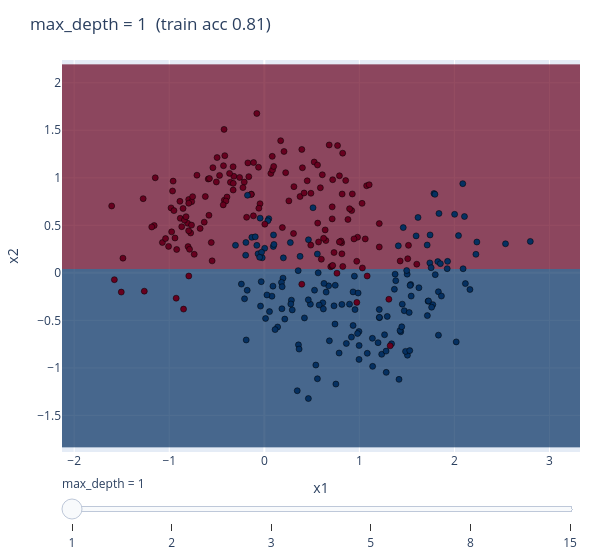

Write notebook code for a chart like this one.
### Markdown cell above
### インタラクティブ: 木の深さと決定境界(静的 HTML 可)

深さを上げると領域が細かく刻まれ、訓練データに食い込んでいきます(過学習)。

### Code cell
depths = [1, 2, 3, 5, 8, 15]
pad = 0.5
xs = np.linspace(X[:, 0].min() - pad, X[:, 0].max() + pad, 120)
ys = np.linspace(X[:, 1].min() - pad, X[:, 1].max() + pad, 120)
xx, yy = np.meshgrid(xs, ys)
grid = np.c_[xx.ravel(), yy.ravel()]
frames = []
for d in depths:
    clf = DecisionTreeClassifier(max_depth=d, random_state=0).fit(X, y)
    Z = clf.predict(grid).reshape(xx.shape)
    frames.append(go.Frame(name=str(d), data=[
        go.Heatmap(x=xs, y=ys, z=Z, colorscale="RdBu", showscale=False, opacity=0.7),
        go.Scatter(x=list(X[:, 0]), y=list(X[:, 1]), mode="markers",
                   marker={"color": list(map(int, y)), "colorscale": "RdBu",
                           "line": {"color": "black", "width": 0.5}, "size": 6}, showlegend=False),
    ], layout={"title": f"max_depth = {d}  (train acc {clf.score(X, y):.2f})"}))
fig = go.Figure(data=frames[0].data, frames=frames)
steps = [{"args": [[f.name], {"frame": {"duration": 0, "redraw": True}, "mode": "immediate"}],
          "label": f.name, "method": "animate"} for f in frames]
fig.update_layout(sliders=[{"steps": steps, "currentvalue": {"prefix": "max_depth = "}}],
                  title=frames[0].layout.title.text, width=600, height=560,
                  xaxis={"title": "x1"}, yaxis={"title": "x2", "scaleanchor": "x"},
                  margin={"l": 50, "r": 20, "t": 60, "b": 40})
fig.show()

### Figure 1 — Plotly figure (JSON) as saved in the notebook; plotly's stock layout.template omitted (floating-point values rounded to 4 significant figures; data arrays with more than 128 entries replaced by an {"elided": "..."} marker saying what was removed)
{"data": [{"colorscale": [[0.0, "rgb(103,0,31)"], [0.1, "rgb(178,24,43)"], [0.2, "rgb(214,96,77)"], [0.3, "rgb(244,165,130)"], [0.4, "rgb(253,219,199)"], [0.5, "rgb(247,247,247)"], [0.6, "rgb(209,229,240)"], [0.7, "rgb(146,197,222)"], [0.8, "rgb(67,147,195)"], [0.9, "rgb(33,102,172)"], [1.0, "rgb(5,48,97)"]], "opacity": 0.7, "showscale": false, "type": "heatmap", "x": [-2.106, -2.06, -2.015, -1.969, -1.924, -1.879, -1.833, -1.788, -1.742, -1.697, -1.652, -1.606, -1.561, -1.515, -1.47, -1.425, -1.379, -1.334, -1.288, -1.243, -1.197, -1.152, -1.107, -1.061, -1.016, -0.9704, -0.925, -0.8796, -0.8342, -0.7888, -0.7434, -0.698, -0.6526, -0.6072, -0.5618, -0.5163, -0.4709, -0.4255, -0.3801, -0.3347, -0.2893, -0.2439, -0.1985, -0.1531, -0.1077, -0.06226, -0.01685, 0.02856, 0.07397, 0.1194, 0.1648, 0.2102, 0.2556, 0.301, 0.3464, 0.3918, 0.4372, 0.4827, 0.5281, 0.5735, 0.6189, 0.6643, 0.7097, 0.7551, 0.8005, 0.8459, 0.8913, 0.9367, 0.9821, 1.028, 1.073, 1.118, 1.164, 1.209, 1.255, 1.3, 1.345, 1.391, 1.436, 1.482, 1.527, 1.572, 1.618, 1.663, 1.709, 1.754, 1.8, 1.845, 1.89, 1.936, 1.981, 2.027, 2.072, 2.117, 2.163, 2.208, 2.254, 2.299, 2.344, 2.39, 2.435, 2.481, 2.526, 2.571, 2.617, 2.662, 2.708, 2.753, 2.798, 2.844, 2.889, 2.935, 2.98, 3.026, 3.071, 3.116, 3.162, 3.207, 3.253, 3.298], "y": [-1.822, -1.788, -1.755, -1.721, -1.687, -1.654, -1.62, -1.587, -1.553, -1.519, -1.486, -1.452, -1.419, -1.385, -1.351, -1.318, -1.284, -1.251, -1.217, -1.183, -1.15, -1.116, -1.083, -1.049, -1.015, -0.9819, -0.9483, -0.9147, -0.8811, -0.8475, -0.8139, -0.7803, -0.7467, -0.7131, -0.6795, -0.6459, -0.6123, -0.5787, -0.5451, -0.5115, -0.4779, -0.4443, -0.4107, -0.3771, -0.3435, -0.3099, -0.2763, -0.2427, -0.2091, -0.1755, -0.1419, -0.1083, -0.07468, -0.04108, -0.007479, 0.02612, 0.05972, 0.09332, 0.1269, 0.1605, 0.1941, 0.2277, 0.2613, 0.2949, 0.3285, 0.3621, 0.3957, 0.4293, 0.4629, 0.4965, 0.5301, 0.5637, 0.5973, 0.6309, 0.6645, 0.6981, 0.7317, 0.7653, 0.7989, 0.8325, 0.8661, 0.8997, 0.9333, 0.9669, 1.001, 1.034, 1.068, 1.101, 1.135, 1.169, 1.202, 1.236, 1.269, 1.303, 1.337, 1.37, 1.404, 1.437, 1.471, 1.505, 1.538, 1.572, 1.605, 1.639, 1.673, 1.706, 1.74, 1.773, 1.807, 1.841, 1.874, 1.908, 1.941, 1.975, 2.009, 2.042, 2.076, 2.109, 2.143, 2.177], "z": {"elided": "120x120 int values"}}, {"marker": {"color": {"elided": "300 int values"}, "colorscale": [[0.0, "rgb(103,0,31)"], [0.1, "rgb(178,24,43)"], [0.2, "rgb(214,96,77)"], [0.3, "rgb(244,165,130)"], [0.4, "rgb(253,219,199)"], [0.5, "rgb(247,247,247)"], [0.6, "rgb(209,229,240)"], [0.7, "rgb(146,197,222)"], [0.8, "rgb(67,147,195)"], [0.9, "rgb(33,102,172)"], [1.0, "rgb(5,48,97)"]], "line": {"color": "black", "width": 0.5}, "size": 6}, "mode": "markers", "showlegend": false, "type": "scatter", "x": {"elided": "300 float values"}, "y": {"elided": "300 float values"}}], "layout": {"height": 560, "margin": {"b": 40, "l": 50, "r": 20, "t": 60}, "sliders": [{"currentvalue": {"prefix": "max_depth = "}, "steps": [{"args": [["1"], {"frame": {"duration": 0, "redraw": true}, "mode": "immediate"}], "label": "1", "method": "animate"}, {"args": [["2"], {"frame": {"duration": 0, "redraw": true}, "mode": "immediate"}], "label": "2", "method": "animate"}, {"args": [["3"], {"frame": {"duration": 0, "redraw": true}, "mode": "immediate"}], "label": "3", "method": "animate"}, {"args": [["5"], {"frame": {"duration": 0, "redraw": true}, "mode": "immediate"}], "label": "5", "method": "animate"}, {"args": [["8"], {"frame": {"duration": 0, "redraw": true}, "mode": "immediate"}], "label": "8", "method": "animate"}, {"args": [["15"], {"frame": {"duration": 0, "redraw": true}, "mode": "immediate"}], "label": "15", "method": "animate"}]}], "title": {"text": "max_depth = 1  (train acc 0.81)"}, "width": 600, "xaxis": {"title": {"text": "x1"}}, "yaxis": {"scaleanchor": "x", "title": {"text": "x2"}}}}
